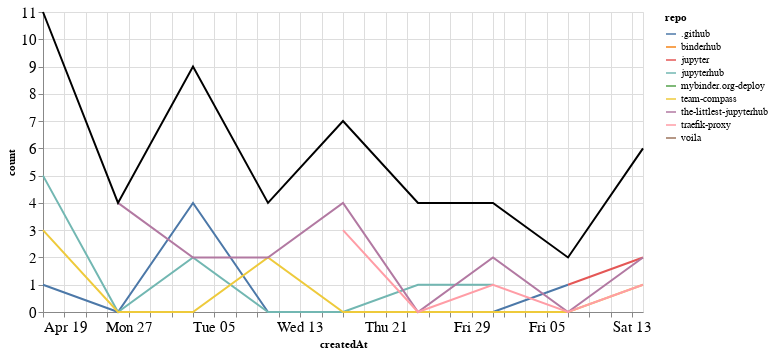

Here is the notebook cell this chart was saved with:
### Markdown cell above
## Comments

### Code cell
comments_time = comments.groupby('repo').resample('W', on='createdAt').count()['author'].reset_index()
comments_time = comments_time.rename(columns={'author': 'count'})
comments_time_total = comments_time.groupby('createdAt').agg({"count": "sum"}).reset_index()
ch1 = alt.Chart(comments_time, width=600).mark_line().encode(
    x='createdAt',
    y='count',
    color='repo',
    tooltip="repo"
)

ch2 = alt.Chart(comments_time_total, width=600).mark_line(color="black").encode(
    x='createdAt',
    y='count',
)

ch1 + ch2

### Figure 1 — Vega-Lite specification as saved in the notebook (floating-point values rounded to 4 significant figures)
{"config": {"axisLeft": {"labelFontSize": 15}, "axisBottom": {"labelFontSize": 15}}, "layer": [{"data": {"name": "data-9667ccc698438dc7aa2756fe1d71f0ab"}, "mark": "line", "encoding": {"color": {"type": "nominal", "field": "repo"}, "tooltip": {"type": "nominal", "field": "repo"}, "x": {"type": "temporal", "field": "createdAt"}, "y": {"type": "quantitative", "field": "count"}}, "width": 600}, {"data": {"name": "data-db926f7daaf6bd47e324109a6e937dab"}, "mark": {"type": "line", "color": "black"}, "encoding": {"x": {"type": "temporal", "field": "createdAt"}, "y": {"type": "quantitative", "field": "count"}}, "width": 600}], "$schema": "https://vega.github.io/schema/vega-lite/v4.8.1.json", "datasets": {"data-9667ccc698438dc7aa2756fe1d71f0ab": [{"repo": ".github", "createdAt": "2020-04-19T00:00:00", "count": 1}, {"repo": ".github", "createdAt": "2020-04-26T00:00:00", "count": 0}, {"repo": ".github", "createdAt": "2020-05-03T00:00:00", "count": 4}, {"repo": ".github", "createdAt": "2020-05-10T00:00:00", "count": 0}, {"repo": ".github", "createdAt": "2020-05-17T00:00:00", "count": 0}, {"repo": ".github", "createdAt": "2020-05-24T00:00:00", "count": 0}, {"repo": ".github", "createdAt": "2020-05-31T00:00:00", "count": 0}, {"repo": ".github", "createdAt": "2020-06-07T00:00:00", "count": 1}, {"repo": "binderhub", "createdAt": "2020-04-19T00:00:00", "count": 2}, {"repo": "jupyter", "createdAt": "2020-06-07T00:00:00", "count": 1}, {"repo": "jupyter", "createdAt": "2020-06-14T00:00:00", "count": 2}, {"repo": "jupyterhub", "createdAt": "2020-04-19T00:00:00", "count": 5}, {"repo": "jupyterhub", "createdAt": "2020-04-26T00:00:00", "count": 0}, {"repo": "jupyterhub", "createdAt": "2020-05-03T00:00:00", "count": 2}, {"repo": "jupyterhub", "createdAt": "2020-05-10T00:00:00", "count": 0}, {"repo": "jupyterhub", "createdAt": "2020-05-17T00:00:00", "count": 0}, {"repo": "jupyterhub", "createdAt": "2020-05-24T00:00:00", "count": 1}, {"repo": "jupyterhub", "createdAt": "2020-05-31T00:00:00", "count": 1}, {"repo": "mybinder.org-deploy", "createdAt": "2020-05-24T00:00:00", "count": 3}, {"repo": "team-compass", "createdAt": "2020-04-19T00:00:00", "count": 3}, {"repo": "team-compass", "createdAt": "2020-04-26T00:00:00", "count": 0}, {"repo": "team-compass", "createdAt": "2020-05-03T00:00:00", "count": 0}, {"repo": "team-compass", "createdAt": "2020-05-10T00:00:00", "count": 2}, {"repo": "team-compass", "createdAt": "2020-05-17T00:00:00", "count": 0}, {"repo": "team-compass", "createdAt": "2020-05-24T00:00:00", "count": 0}, {"repo": "team-compass", "createdAt": "2020-05-31T00:00:00", "count": 0}, {"repo": "team-compass", "createdAt": "2020-06-07T00:00:00", "count": 0}, {"repo": "team-compass", "createdAt": "2020-06-14T00:00:00", "count": 1}, {"repo": "the-littlest-jupyterhub", "createdAt": "2020-04-26T00:00:00", "count": 4}, {"repo": "the-littlest-jupyterhub", "createdAt": "2020-05-03T00:00:00", "count": 2}, {"repo": "the-littlest-jupyterhub", "createdAt": "2020-05-10T00:00:00", "count": 2}, {"repo": "the-littlest-jupyterhub", "createdAt": "2020-05-17T00:00:00", "count": 4}, {"repo": "the-littlest-jupyterhub", "createdAt": "2020-05-24T00:00:00", "count": 0}, {"repo": "the-littlest-jupyterhub", "createdAt": "2020-05-31T00:00:00", "count": 2}, {"repo": "the-littlest-jupyterhub", "createdAt": "2020-06-07T00:00:00", "count": 0}, {"repo": "the-littlest-jupyterhub", "createdAt": "2020-06-14T00:00:00", "count": 2}, {"repo": "traefik-proxy", "createdAt": "2020-05-17T00:00:00", "count": 3}, {"repo": "traefik-proxy", "createdAt": "2020-05-24T00:00:00", "count": 0}, {"repo": "traefik-proxy", "createdAt": "2020-05-31T00:00:00", "count": 1}, {"repo": "traefik-proxy", "createdAt": "2020-06-07T00:00:00", "count": 0}, {"repo": "traefik-proxy", "createdAt": "2020-06-14T00:00:00", "count": 1}, {"repo": "voila", "createdAt": "2020-05-03T00:00:00", "count": 1}], "data-db926f7daaf6bd47e324109a6e937dab": [{"createdAt": "2020-04-19T00:00:00", "count": 11}, {"createdAt": "2020-04-26T00:00:00", "count": 4}, {"createdAt": "2020-05-03T00:00:00", "count": 9}, {"createdAt": "2020-05-10T00:00:00", "count": 4}, {"createdAt": "2020-05-17T00:00:00", "count": 7}, {"createdAt": "2020-05-24T00:00:00", "count": 4}, {"createdAt": "2020-05-31T00:00:00", "count": 4}, {"createdAt": "2020-06-07T00:00:00", "count": 2}, {"createdAt": "2020-06-14T00:00:00", "count": 6}]}}
